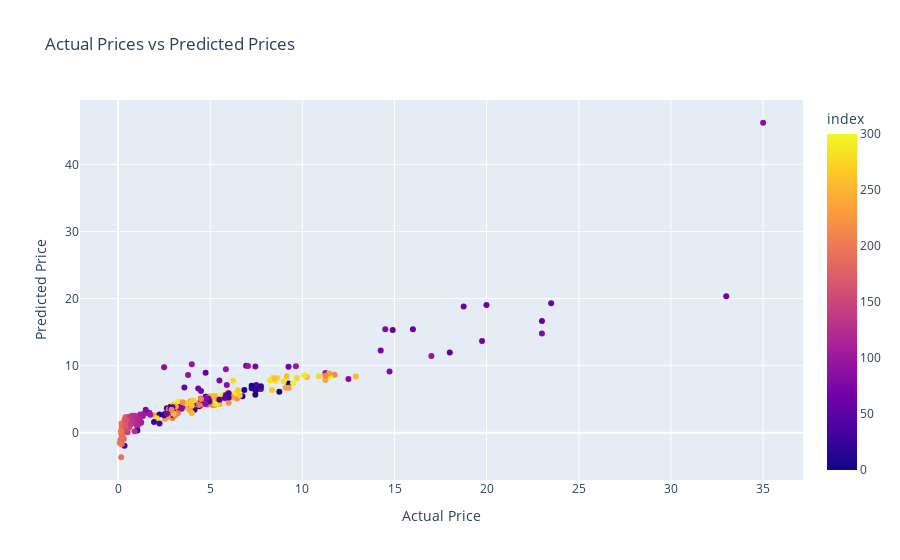

Here is the notebook cell this chart was saved with:
### Code cell
# Creating a DataFrame for plotting
plot_data = {'Actual Price': Y_train, 'Predicted Price': training_data_prediction}
df = pd.DataFrame(plot_data)

# Creating a scatter plot
fig = px.scatter(df, x='Actual Price', y='Predicted Price', color=df.index,
                 title='Actual Prices vs Predicted Prices',
                 labels={'Actual Price': 'Actual Price', 'Predicted Price': 'Predicted Price'})
fig.show()

### Figure 1 — Plotly figure (JSON) as saved in the notebook; plotly's stock layout.template omitted (floating-point values rounded to 4 significant figures; data arrays with more than 128 entries replaced by an {"elided": "..."} marker saying what was removed)
{"data": [{"hovertemplate": "Actual Price=%{x}<br>Predicted Price=%{y}<br>index=%{marker.color}<extra></extra>", "legendgroup": "", "marker": {"color": {"elided": "269 int values"}, "coloraxis": "coloraxis", "symbol": "circle"}, "mode": "markers", "name": "", "orientation": "v", "showlegend": false, "type": "scatter", "x": {"elided": "269 float values"}, "xaxis": "x", "y": {"elided": "269 float values"}, "yaxis": "y"}], "layout": {"coloraxis": {"colorbar": {"title": {"text": "index"}}, "colorscale": [[0, "#0d0887"], [0.1111, "#46039f"], [0.2222, "#7201a8"], [0.3333, "#9c179e"], [0.4444, "#bd3786"], [0.5556, "#d8576b"], [0.6667, "#ed7953"], [0.7778, "#fb9f3a"], [0.8889, "#fdca26"], [1, "#f0f921"]]}, "legend": {"tracegroupgap": 0}, "title": {"text": "Actual Prices vs Predicted Prices"}, "xaxis": {"anchor": "y", "domain": [0, 1], "title": {"text": "Actual Price"}}, "yaxis": {"anchor": "x", "domain": [0, 1], "title": {"text": "Predicted Price"}}}}
